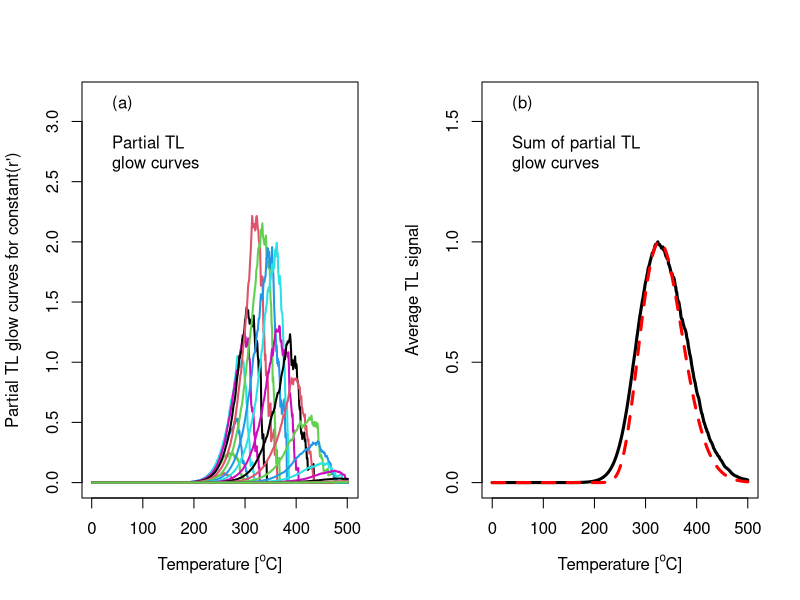

Source code (R):
# Vectorized MC code for tunneling transitions (TLT model)
# Original Mathematica program by Vasilis Pagonis
# R version written by Johannes Friedrich, 2018
rm(list = ls(all=T))
rho <- 5e-3
En<-1.43
s<-3.5e12
kB<-8.617e-5
deltat <- 1
times <- seq(0, 500, deltat) 
# In this example time =temperature, i.e. a heating rate=1 K/s
r <- seq(0, 2, 0.1)
clusters <- 20
n0<-100
signal<-array(0,dim=c(length(times),
                      ncol = length(r), clusters))
# Run MC simulation
system.time(invisible(for(c in 1:clusters)
{
  for(k in 1:length(r)){
    n <- n0
    for (t in 1:length(times)){
      P <- s*exp(-En/(kB*(t+273)))*exp(-rho^(-1/3) * r[k])
      vec<-rep(runif(n))
      n<-length(vec[vec>P*deltat])
      signal[t,k,c] <- n * P * 3 * r[k]^2 * exp(-r[k]^3) }}})
)
par(mfrow=c(1,2))
# plot an example : the result from the first cluster
matplot(signal[,,1],type = "l",lty="solid", 
        ylab = "Partial TL glow curves for constant(r')",
        ylim=c(0,3.2),xlab=expression("Temperature ["^"o"*"C]"),lwd = 2)
legend("topleft",bty="n",legend=c("(a)"," ","Partial TL",
                                  "glow curves"))
#add the signals from all clusters
sum_signal <- sapply(1:clusters, function(y){
  vapply(1:length(times), function(x){
    sum(signal[x,,y])
  }, FUN.VALUE = 1)  })
# add the signals from all r values
TL <- rowMeans(sum_signal)
# plot and normalize the TL signal
plot(  x = times, y = TL/max(TL),type = "l", lwd = 3,
       ylim=c(0,1.6), xlab=expression("Temperature ["^"o"*"C]"),
       ylab="Average TL signal")
legend("topleft",bty="n",legend=c("(b)"," ",
                                  "Sum of partial TL","glow curves"))
## plot analytical solution Kitis-Pagonis
z<-1.8
T<-times+273
TLanalyt<-exp(-rho*( (log(1+z*s*kB*((T**2.0)/
                                      abs(En))*exp(-En/(kB*T))*(1-2*kB*T/En)))**3.0))*
  (En**2.0-6*(kB**2.0)*(T**2.0))*( (log(1+z*s*kB*((T**2.0)/
                                                    abs(En))*exp(-En/(kB*T))*(1-2*kB*T/En)))**2.0)/
  (En*kB*s*(T**2)*z-2*(kB**2.0)*s*z*(T**3.0)+
     exp(En/(kB*T))*En)
lines(times,TLanalyt/max(TLanalyt),lty="dashed",col="red",
      lwd=3)